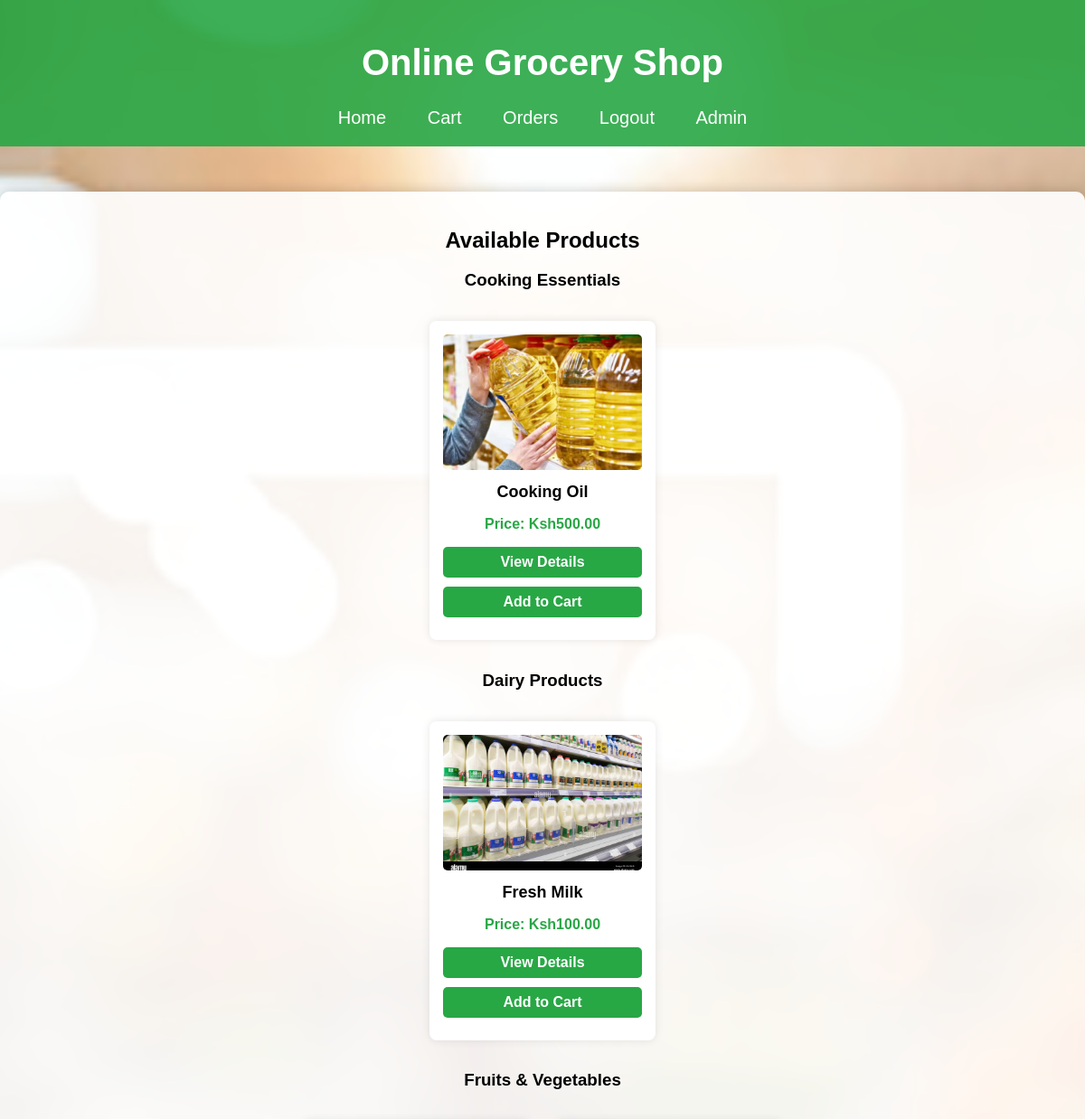
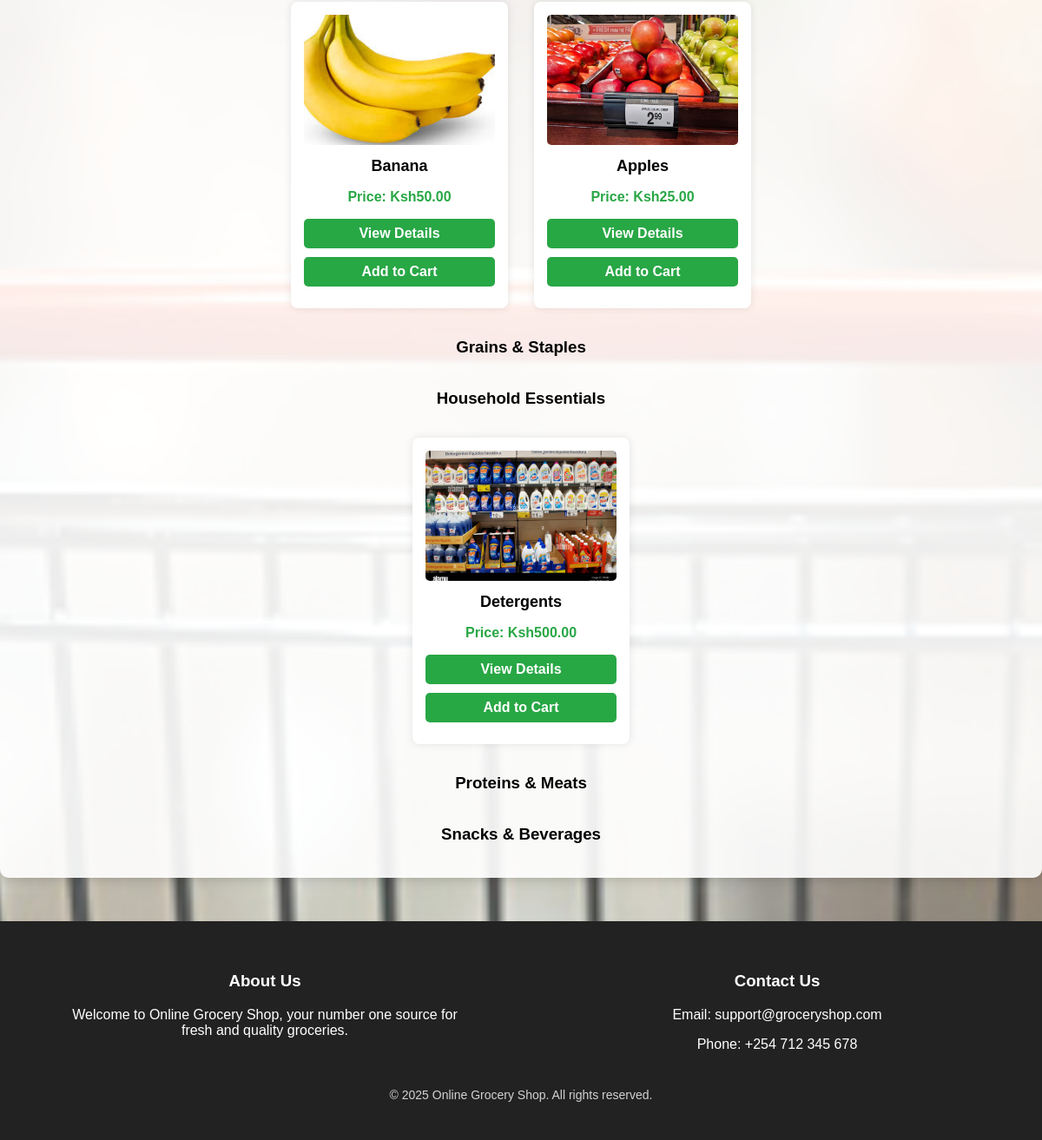
/index.php (signed in), run on the app's committed database (2 pictures, top to bottom).
### tables this page shows
CREATE TABLE `products` (
  `id` int(11) NOT NULL,
  `name` varchar(255) NOT NULL,
  `category` varchar(100) NOT NULL,
  `price` decimal(10,2) NOT NULL,
  `stock` int(11) NOT NULL DEFAULT 0,
  `image` varchar(255) NOT NULL,
  `description` text NOT NULL,
  `created_at` timestamp NOT NULL DEFAULT current_timestamp()
);

### index.php (the view, shortened to what this page needs)
<?php
include('db.php');
$categories_query = "SELECT * FROM categories";
$categories_result = mysqli_query($conn, $categories_query);
$categories = [];
while ($cat = mysqli_fetch_assoc($categories_result)) {
    $categories[$cat['name']] = [];
}
$products_query = "SELECT * FROM products";
$products_result = mysqli_query($conn, $products_query);
while ($row = mysqli_fetch_assoc($products_result)) {
    if (isset($categories[$row['category']])) {
        $categories[$row['category']][] = $row;
    }
}
?>
<!DOCTYPE html>
<html>
<head>
    <link rel="stylesheet" href="styles.css">
</head>
<body>
    <header>
        <h1>Online Grocery Shop</h1>
        <nav>
            <a href="index.php">Home</a>
            <a href="cart.php">Cart</a>
            <a href="orders.php">Orders</a>
            <a href="logout.php">Logout</a>
            <a href="admin/login.php">Admin</a>
        </nav>
    </header>
    <main class="container">
        <h2>Available Products</h2>
        <?php foreach ($categories as $category => $products) { ?>
            <h3><?php echo $category; ?></h3>
            <div class="product-list">
                <?php foreach ($products as $product) { ?>
                    <div class="product">
                        <img src="images/<?php echo $product['image']; ?>" alt="<?php echo $product['name']; ?>">
                        <h3><?php echo $product['name']; ?></h3>
                        <p>Price: Ksh<?php echo $product['price']; ?></p>
                        <a href="product.php?id=<?php echo $product['id']; ?>">View Details</a>
                        <a href="cart.php?id=<?php echo $product['id']; ?>">Add to Cart</a>
                    </div>
                <?php } ?>
            </div>
        <?php } ?>
    </main>
    <footer>
        <div class="footer-content">
            <div class="about">
                <h3>About Us</h3>
                <p>Welcome to Online Grocery Shop, your number one source for fresh and quality groceries.</p>
            </div>
            <div class="contact">
                <h3>Contact Us</h3>
                <p>Email: support@groceryshop.com</p>
                <p>Phone: +254 712 345 678</p>
            </div>
        </div>
        <p class="copyright">© 2025 Online Grocery Shop. All rights reserved.</p>
    </footer>
</body>
</html>

### styles.css (style rules this page uses)
body { font-family: Arial, sans-serif; margin: 0; padding: 0; background-image: url('images/bg.jpg'); background-size: cover; background-attachment: fixed; background-position: center; }
header { background-color: rgba(40, 167, 69, 0.9); color: white; padding: 20px 0; text-align: center; font-size: 20px; }
nav { margin-top: 10px; }
nav a { color: white; text-decoration: none; padding: 10px 15px; margin: 0 5px; transition: background 0.3s ease; }
.container { max-width: 1200px; margin: 50px auto; padding: 20px; background: rgba(255, 255, 255, 0.9); border-radius: 10px; box-shadow: 0px 0px 15px rgba(0, 0, 0, 0.2); text-align: center; }
.product-list { display: flex; flex-wrap: wrap; justify-content: center; }
.product { background-color: white; margin: 15px; padding: 15px; border-radius: 8px; box-shadow: 0px 0px 10px rgba(0, 0, 0, 0.1); width: 220px; transition: transform 0.3s ease-in-out; }
.product img { width: 100%; height: 150px; object-fit: cover; border-radius: 5px; }
.product h3 { font-size: 18px; margin: 10px 0; }
.product p { color: #28a745; font-size: 16px; font-weight: bold; }
.product a { display: block; margin: 10px 0; padding: 8px; background-color: #28a745; color: white; text-decoration: none; border-radius: 5px; font-weight: bold; }
footer { background-color: #222; color: white; padding: 30px 0; text-align: center; margin-top: 20px; }
.footer-content { display: flex; justify-content: space-around; padding: 10px; }
.about, .contact { width: 40%; }
.copyright { margin-top: 15px; font-size: 14px; opacity: 0.8; }

### data on the page
products: image (picture), name "Cooking Oil", price "500.00"
products: image (picture), name "Fresh Milk", price "100.00"
products: image (picture), name "Banana", price "50.00"
products: image (picture), name "Apples", price "25.00"
products: image (picture), name "Detergents", price "500.00"

### other printed values
$category "Cooking Essentials"
$category "Dairy Products"
$category "Fruits & Vegetables"
$category "Grains & Staples"
$category "Household Essentials"
$category "Proteins & Meats"
$category "Snacks & Beverages"
